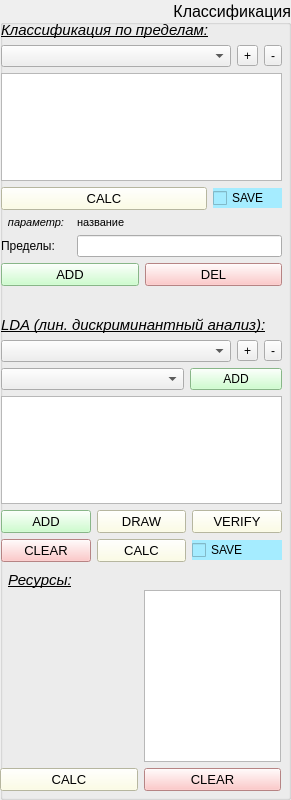
         <widget class="QGroupBox" name="groupBox_2">
          <property name="font">
           <font>
            <pointsize>12</pointsize>
           </font>
          </property>
          <property name="title">
           <string>Классификация</string>
          </property>
          <property name="alignment">
           <set>Qt::AlignRight|Qt::AlignTrailing|Qt::AlignVCenter</set>
          </property>
          <widget class="QWidget" name="layoutWidget">
           <property name="geometry">
            <rect>
             <x>1</x>
             <y>21</y>
             <width>281</width>
             <height>541</height>
            </rect>
           </property>
           <layout class="QGridLayout" name="gridLayout_39">
            <item row="0" column="0">
             <widget class="QLabel" name="label_param_2">
              <property name="font">
               <font>
                <pointsize>11</pointsize>
                <italic>true</italic>
                <underline>true</underline>
               </font>
              </property>
              <property name="text">
               <string>Классификация по пределам:</string>
              </property>
             </widget>
            </item>
            <item row="1" column="0">
             <layout class="QGridLayout" name="gridLayout_31">
              <item row="4" column="0">
               <layout class="QGridLayout" name="gridLayout_30" columnstretch="16,47">
                <item row="0" column="0">
                 <widget class="QLabel" name="label_21">
                  <property name="font">
                   <font>
                    <pointsize>9</pointsize>
                   </font>
                  </property>
                  <property name="text">
                   <string>Пределы:</string>
                  </property>
                 </widget>
                </item>
                <item row="0" column="1">
                 <widget class="QLineEdit" name="lineEdit_limits">
                  <property name="font">
                   <font>
                    <pointsize>9</pointsize>
                   </font>
                  </property>
                 </widget>
                </item>
               </layout>
              </item>
              <item row="5" column="0">
               <layout class="QGridLayout" name="gridLayout_34">
                <item row="0" column="0">
                 <widget class="QPushButton" name="pushButton_add_param_class_lim">
                  <property name="font">
                   <font>
                    <pointsize>10</pointsize>
                   </font>
                  </property>
                  <property name="toolTip">
                   <string>Добавить параметр</string>
                  </property>
                  <property name="autoFillBackground">
                   <bool>false</bool>
                  </property>
                  <property name="styleSheet">
                   <string notr="true">background-color: rgb(191, 255, 191);</string>
                  </property>
                  <property name="text">
                   <string>ADD</string>
                  </property>
                 </widget>
                </item>
                <item row="0" column="1">
                 <widget class="QPushButton" name="pushButton_del_param_class_lim">
                  <property name="font">
                   <font>
                    <pointsize>10</pointsize>
                   </font>
                  </property>
                  <property name="toolTip">
                   <string>Удаление значений параметра в выбранном интервале</string>
                  </property>
                  <property name="styleSheet">
                   <string notr="true">background-color: rgb(255, 185, 185);</string>
                  </property>
                  <property name="text">
                   <string>DEL</string>
                  </property>
                 </widget>
                </item>
               </layout>
              </item>
              <item row="0" column="0">
               <layout class="QGridLayout" name="gridLayout_29">
                <item row="0" column="0">
                 <widget class="QComboBox" name="comboBox_class_lim">
                  <property name="font">
                   <font>
                    <pointsize>9</pointsize>
                   </font>
                  </property>
                 </widget>
                </item>
                <item row="0" column="1">
                 <widget class="QToolButton" name="toolButton_add_class_lim">
                  <property name="font">
                   <font>
                    <pointsize>9</pointsize>
                   </font>
                  </property>
                  <property name="text">
                   <string>+</string>
                  </property>
                 </widget>
                </item>
                <item row="0" column="2">
                 <widget class="QToolButton" name="toolButton_del_class_lim">
                  <property name="font">
                   <font>
                    <pointsize>9</pointsize>
                   </font>
                  </property>
                  <property name="text">
                   <string>-</string>
                  </property>
                 </widget>
                </item>
               </layout>
              </item>
              <item row="2" column="0">
               <layout class="QGridLayout" name="gridLayout_33" columnstretch="3,1">
                <item row="0" column="0">
                 <widget class="QPushButton" name="pushButton_calc_class_lim">
                  <property name="font">
                   <font>
                    <pointsize>10</pointsize>
                   </font>
                  </property>
                  <property name="toolTip">
                   <string>Отобразить выбранные параметры на одном графике</string>
                  </property>
                  <property name="styleSheet">
                   <string notr="true">background-color: rgb(255, 255, 222);</string>
                  </property>
                  <property name="text">
                   <string>CALC</string>
                  </property>
                 </widget>
                </item>
                <item row="0" column="1">
                 <widget class="QCheckBox" name="checkBox_save_class_lim">
                  <property name="font">
                   <font>
                    <pointsize>9</pointsize>
                   </font>
                  </property>
                  <property name="styleSheet">
                   <string notr="true">background-color: rgb(165, 236, 255);</string>
                  </property>
                  <property name="text">
                   <string>SAVE</string>
                  </property>
                 </widget>
                </item>
               </layout>
              </item>
              <item row="3" column="0">
               <layout class="QGridLayout" name="gridLayout_32" columnstretch="16,47">
                <item row="0" column="0">
                 <widget class="QLabel" name="label_23">
                  <property name="font">
                   <font>
                    <pointsize>8</pointsize>
                    <italic>true</italic>
                   </font>
                  </property>
                  <property name="text">
                   <string>параметр:</string>
                  </property>
                  <property name="alignment">
                   <set>Qt::AlignCenter</set>
                  </property>
                 </widget>
                </item>
                <item row="0" column="1">
                 <widget class="QLabel" name="label_param_for_class_lim">
                  <property name="font">
                   <font>
                    <pointsize>8</pointsize>
                   </font>
                  </property>
                  <property name="text">
                   <string>название</string>
                  </property>
                 </widget>
                </item>
               </layout>
              </item>
              <item row="1" column="0">
               <widget class="QTableWidget" name="tableWidget_class_lim">
                <property name="font">
                 <font>
                  <family>MS Shell Dlg 2</family>
                  <pointsize>8</pointsize>
                  <weight>50</weight>
                  <italic>false</italic>
                  <bold>false</bold>
                 </font>
                </property>
                <property name="styleSheet">
                 <string notr="true">font: 8pt &quot;MS Shell Dlg 2&quot;;</string>
                </property>
               </widget>
              </item>
             </layout>
            </item>
            <item row="3" column="0">
             <widget class="QLabel" name="label_param_3">
              <property name="font">
               <font>
                <pointsize>11</pointsize>
                <italic>true</italic>
                <underline>true</underline>
               </font>
              </property>
              <property name="text">
               <string>LDA (лин. дискриминантный анализ):</string>
              </property>
             </widget>
            </item>
            <item row="4" column="0">
             <layout class="QGridLayout" name="gridLayout_38">
              <item row="0" column="0">
               <layout class="QGridLayout" name="gridLayout_35">
                <item row="0" column="0">
                 <widget class="QComboBox" name="comboBox_class_lda">
                  <property name="font">
                   <font>
                    <pointsize>9</pointsize>
                   </font>
                  </property>
                 </widget>
                </item>
                <item row="0" column="1">
                 <widget class="QToolButton" name="toolButton_add_class_lda">
                  <property name="font">
                   <font>
                    <pointsize>9</pointsize>
                   </font>
                  </property>
                  <property name="text">
                   <string>+</string>
                  </property>
                 </widget>
                </item>
                <item row="0" column="2">
                 <widget class="QToolButton" name="toolButton_del_class_lda">
                  <property name="font">
                   <font>
                    <pointsize>9</pointsize>
                   </font>
                  </property>
                  <property name="text">
                   <string>-</string>
                  </property>
                 </widget>
                </item>
               </layout>
              </item>
              <item row="1" column="0">
               <layout class="QGridLayout" name="gridLayout_37" columnstretch="2,1">
                <item row="0" column="0">
                 <widget class="QComboBox" name="comboBox_class_lda_cat">
                  <property name="font">
                   <font>
                    <pointsize>9</pointsize>
                   </font>
                  </property>
                 </widget>
                </item>
                <item row="0" column="1">
                 <widget class="QPushButton" name="pushButton_add_int_lda">
                  <property name="font">
                   <font>
                    <pointsize>9</pointsize>
                   </font>
                  </property>
                  <property name="toolTip">
                   <string>Добавить параметр</string>
                  </property>
                  <property name="autoFillBackground">
                   <bool>false</bool>
                  </property>
                  <property name="styleSheet">
                   <string notr="true">background-color: rgb(191, 255, 191);</string>
                  </property>
                  <property name="text">
                   <string>ADD</string>
                  </property>
                 </widget>
                </item>
               </layout>
              </item>
              <item row="2" column="0">
               <widget class="QListWidget" name="listWidget_class_lda_param">
                <property name="styleSheet">
                 <string notr="true">font: 9pt &quot;MS Shell Dlg 2&quot;;</string>
                </property>
               </widget>
              </item>
              <item row="3" column="0">
               <layout class="QGridLayout" name="gridLayout_36" rowstretch="0,0">
                <item row="0" column="0">
                 <widget class="QPushButton" name="pushButton_add_param_class_lda">
                  <property name="font">
                   <font>
                    <pointsize>10</pointsize>
                   </font>
                  </property>
                  <property name="toolTip">
                   <string>Добавить параметр</string>
                  </property>
                  <property name="autoFillBackground">
                   <bool>false</bool>
                  </property>
                  <property name="styleSheet">
                   <string notr="true">background-color: rgb(191, 255, 191);</string>
                  </property>
                  <property name="text">
                   <string>ADD</string>
                  </property>
                 </widget>
                </item>
                <item row="0" column="1">
                 <widget class="QPushButton" name="pushButton_draw_lda">
                  <property name="font">
                   <font>
                    <pointsize>10</pointsize>
                   </font>
                  </property>
                  <property name="toolTip">
                   <string>Отобразить выбранные параметры на одном графике</string>
                  </property>
                  <property name="styleSheet">
                   <string notr="true">background-color: rgb(255, 255, 222);</string>
                  </property>
                  <property name="text">
                   <string>DRAW</string>
                  </property>
                 </widget>
                </item>
                <item row="0" column="2">
                 <widget class="QPushButton" name="pushButton_lda_verify">
                  <property name="font">
                   <font>
                    <pointsize>10</pointsize>
                   </font>
                  </property>
                  <property name="toolTip">
                   <string>Добавить параметр</string>
                  </property>
                  <property name="autoFillBackground">
                   <bool>false</bool>
                  </property>
                  <property name="styleSheet">
                   <string notr="true">background-color: rgb(255, 255, 222);</string>
                  </property>
                  <property name="text">
                   <string>VERIFY</string>
                  </property>
                 </widget>
                </item>
                <item row="1" column="2">
                 <widget class="QCheckBox" name="checkBox_save_class_lda">
                  <property name="font">
                   <font>
                    <pointsize>9</pointsize>
                   </font>
                  </property>
                  <property name="styleSheet">
                   <string notr="true">background-color: rgb(165, 236, 255);</string>
                  </property>
                  <property name="text">
                   <string>SAVE</string>
                  </property>
                 </widget>
                </item>
                <item row="1" column="0">
                 <widget class="QPushButton" name="pushButton_clear_param_lda">
                  <property name="font">
                   <font>
                    <pointsize>10</pointsize>
                   </font>
                  </property>
                  <property name="toolTip">
                   <string>Очистить список параметров</string>
                  </property>
                  <property name="styleSheet">
                   <string notr="true">background-color: rgb(255, 185, 185);</string>
                  </property>
                  <property name="text">
                   <string>CLEAR</string>
                  </property>
                 </widget>
                </item>
                <item row="1" column="1">
                 <widget class="QPushButton" name="pushButton_calc_class_lda">
                  <property name="font">
                   <font>
                    <pointsize>10</pointsize>
                   </font>
                  </property>
                  <property name="toolTip">
                   <string>Отобразить выбранные параметры на одном графике</string>
                  </property>
                  <property name="styleSheet">
                   <string notr="true">background-color: rgb(255, 255, 222);</string>
                  </property>
                  <property name="text">
                   <string>CALC</string>
                  </property>
                 </widget>
                </item>
               </layout>
              </item>
             </layout>
            </item>
            <item row="2" column="0">
             <widget class="QLabel" name="label_22">
              <property name="text">
               <string/>
              </property>
             </widget>
            </item>
           </layout>
          </widget>
          <widget class="QLabel" name="label_param_4">
           <property name="geometry">
            <rect>
             <x>8</x>
             <y>570</y>
             <width>271</width>
             <height>20</height>
            </rect>
           </property>
           <property name="font">
            <font>
             <pointsize>11</pointsize>
             <italic>true</italic>
             <underline>true</underline>
            </font>
           </property>
           <property name="text">
            <string>Ресурсы:</string>
           </property>
          </widget>
          <widget class="QWidget" name="layoutWidget">
           <property name="geometry">
            <rect>
             <x>0</x>
             <y>590</y>
             <width>281</width>
             <height>201</height>
            </rect>
           </property>
           <layout class="QGridLayout" name="gridLayout_43" columnstretch="1,1">
            <item row="1" column="0" colspan="2">
             <layout class="QGridLayout" name="gridLayout_41">
              <item row="0" column="0">
               <widget class="QPushButton" name="pushButton_calc_resourse">
                <property name="font">
                 <font>
                  <pointsize>10</pointsize>
                 </font>
                </property>
                <property name="toolTip">
                 <string>Отобразить выбранные параметры на одном графике</string>
                </property>
                <property name="styleSheet">
                 <string notr="true">background-color: rgb(255, 255, 222);</string>
                </property>
                <property name="text">
                 <string>CALC</string>
                </property>
               </widget>
              </item>
              <item row="0" column="1">
               <widget class="QPushButton" name="pushButton_clear_resourse">
                <property name="font">
                 <font>
                  <pointsize>10</pointsize>
                 </font>
                </property>
                <property name="toolTip">
                 <string>Очистить список параметров</string>
                </property>
                <property name="styleSheet">
                 <string notr="true">background-color: rgb(255, 185, 185);</string>
                </property>
                <property name="text">
                 <string>CLEAR</string>
                </property>
               </widget>
              </item>
             </layout>
            </item>
            <item row="0" column="0">
             <widget class="QWidget" name="cat_resource" native="true">
              <widget class="QWidget" name="gridLayoutWidget">
               <property name="geometry">
                <rect>
                 <x>0</x>
                 <y>0</y>
                 <width>131</width>
                 <height>171</height>
                </rect>
               </property>
               <layout class="QGridLayout" name="gridLayout_resourse">
                <item row="0" column="0">
                 <spacer name="verticalSpacer_2">
                  <property name="orientation">
                   <enum>Qt::Vertical</enum>
                  </property>
                  <property name="sizeHint" stdset="0">
                   <size>
                    <width>20</width>
                    <height>40</height>
                   </size>
                  </property>
                 </spacer>
                </item>
               </layout>
              </widget>
             </widget>
            </item>
            <item row="0" column="1">
             <widget class="QTextEdit" name="textEdit_resourse">
              <property name="font">
               <font>
                <pointsize>7</pointsize>
               </font>
              </property>
             </widget>
            </item>
           </layout>
          </widget>
         </widget>
